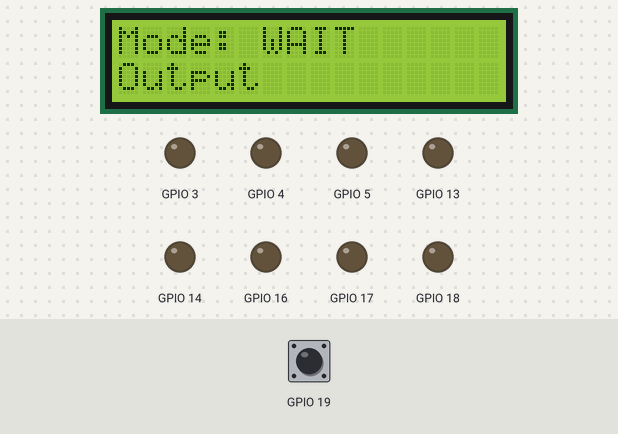
A program run on a simulated ESP32. On the bench: 16×2 character LCD, output pins drawn as LEDs (lit = HIGH). The inputs (shaded band) are chosen by the test bench; at power-on: GPIO 19 HIGH. What the program prints to the serial monitor is not drawn.

Above: at 5.3 s.
5.4 s: GPIO 19 pulled LOW for 0.15 s
At 6.5 s:
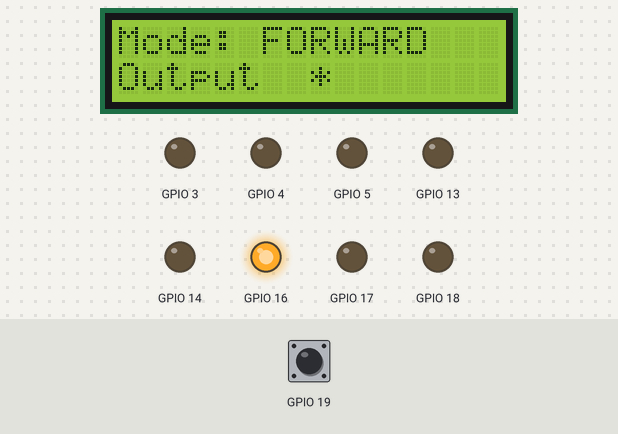
8.5 s: GPIO 19 pulled LOW for 0.15 s
At 9.5 s:
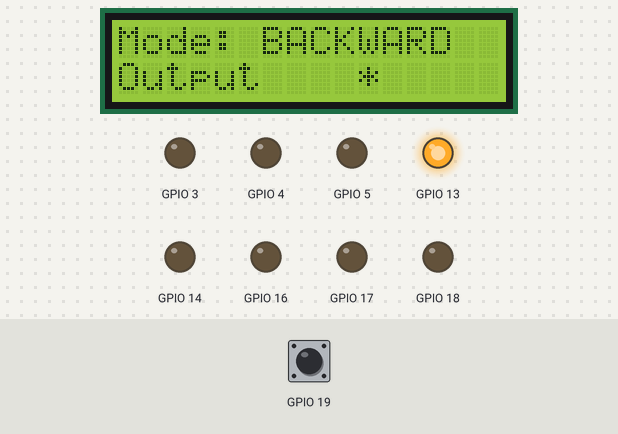
11.6 s: GPIO 19 pulled LOW for 0.15 s
At 12.29 s:
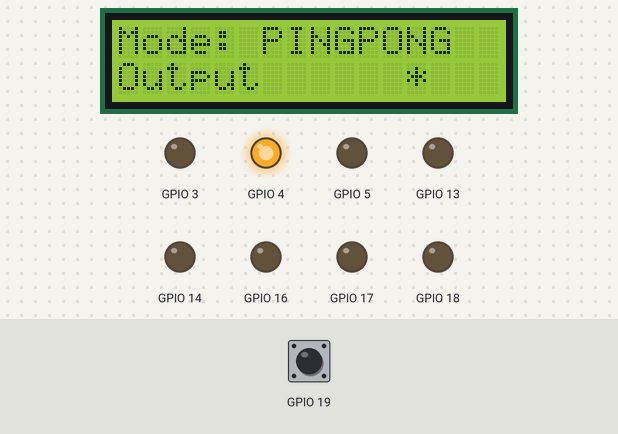
12.3 s: GPIO 19 pulsed LOW 5 times (0.12 s each, 0.3 s apart)
At 14.5 s:
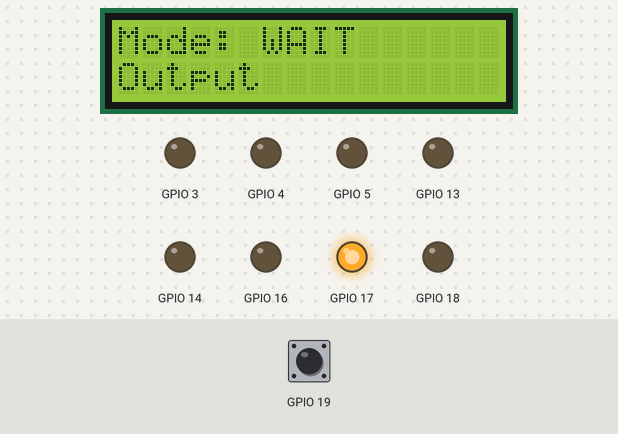
15.3 s: GPIO 19 pulled LOW for 0.15 s
At 18.3 s:
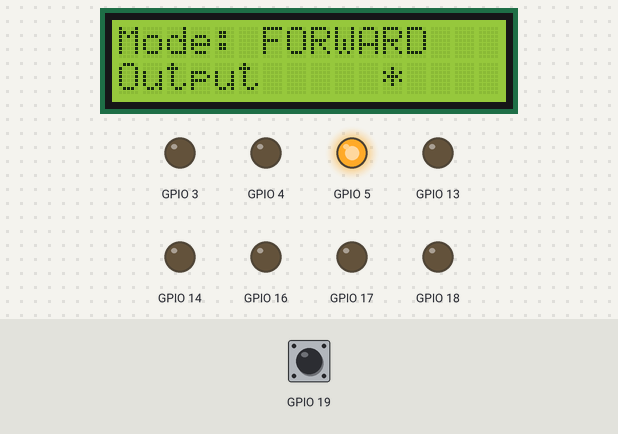
18.4 s: GPIO 19 pulled LOW for 1 s
At 20.8 s:
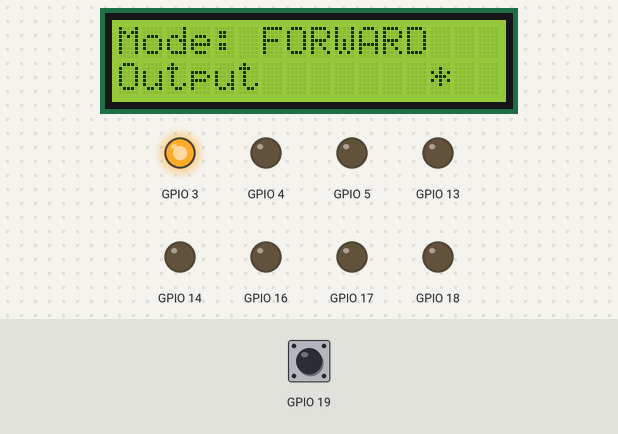
Timing chart, 0 to 23.4 s (numbered marks = the images above; inputs shaded):
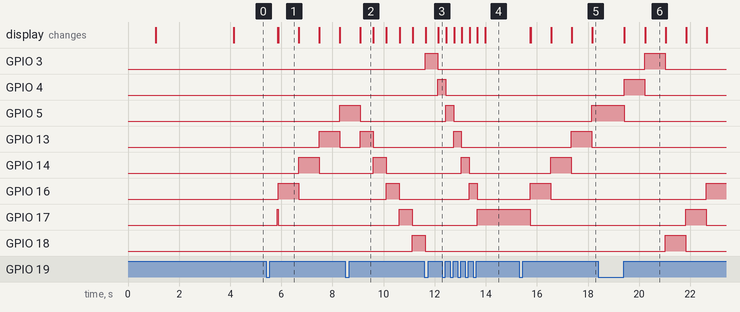

Measured:
- after the input at 5.4 s, GPIO 5: LOW → HIGH after 2.9 s; GPIO 13: LOW → HIGH after 2.1 s, → LOW 0.80 s later; GPIO 14: LOW → HIGH after 1.3 s, → LOW 0.80 s later; GPIO 16: LOW → HIGH after 0.47 s, → LOW 0.80 s later; GPIO 17: LOW → HIGH after 0.45 s, → LOW 0.03 s later; the display: first changes after 0.46 s (image 1 shows a later state)
- after the input at 8.5 s, GPIO 3: stays LOW (without the input it goes to HIGH after 1.4 s); GPIO 4: stays LOW (without the input it goes to HIGH after 0.58 s)
- after the input at 11.6 s, the display: first differs from a run without the input after 0.54 s (image 3)
- after the input at 12.3 s, GPIO 13: goes on until 13.0 s, then stays LOW; GPIO 14: goes on until 13.4 s, then stays LOW; GPIO 16: goes on until 13.7 s, then stays LOW; GPIO 17: goes on until 13.7 s, then stays HIGH; the display: first differs from a run without the input after 1.7 s (image 4)
- after the input at 15.3 s, GPIO 5: LOW → HIGH after 2.9 s; GPIO 13: LOW → HIGH after 2.0 s, → LOW 0.80 s later; GPIO 14: LOW → HIGH after 1.2 s, → LOW 0.80 s later; GPIO 16: LOW → HIGH after 0.45 s, → LOW 0.80 s later; GPIO 17: HIGH → LOW after 0.45 s; the display: first changes after 0.44 s (image 5 shows a later state)
- after the input at 18.4 s, GPIO 5: HIGH → LOW after 1.0 s instead of 0.55 s; GPIO 14: stays LOW (without the input it goes to HIGH after 4.6 s)
- what the display in image 1 shows lasts 0.8 s, from 5.9 s to 6.7 s

The program:

main.cpp
```cpp
#include "bubi.hpp"
//  I2C + LCD configuration
const uint8_t I2C_Addr 			= 0x27;             											// I2C Adresse
const uint8_t LCD_cols 			= 16;               											// LCD Spalten
const uint8_t LCD_rows 			= 2;                											// LCD Zeilen


const rock_t rock = {																									// globale Konstanten
	.leds 			= { GPIO_NUM_18, GPIO_NUM_3, GPIO_NUM_4, GPIO_NUM_5, GPIO_NUM_13, GPIO_NUM_14, GPIO_NUM_16, GPIO_NUM_17 },
	.btn 				= GPIO_NUM_19,
	.lcdData		= { I2C_Addr, LCD_cols, LCD_rows },
	.longPress 	=	400,
	.prMax 			= 4,
	.hold 			= { 20, 800, 500, 300 },
	.msg 				= { "WAIT     ", "FORWARD ", "BACKWARD", "PINGPONG" }
};

config_t co = {																												// globale Variable - wird in den Klassen als Referenz übergeben
	.mode 			= STAY,
	.ltClick 		= 0,
	.output 		= 0,
	.outstr			= NULL,
	.refresh		= true,
	.click 			= NOCLICK,
	.rPtr 			= &rock
};

Button button(co);  																									// Button-Objekt mit Referenz auf Konfigurationsstruktur
Handler handler(co);  																								// Handler-Objekt mit Referenz auf Konfigurationsstruktur
Show show(co);                                          							// Show-Objekt mit Referenz auf Konfigurationsstruktur
Lcd lcd(co);																													// LCD-Objekt mit Referenz auf Konfigurationsstruktur


void init(config_t &rg) {																							// Alle Pins initialisieren, wird in setup() aufgerufen
	pinMode(rg.rPtr->btn, INPUT_PULLUP);
	for(uint8_t i = 0; i < 8; i++) {
		pinMode(rg.rPtr->leds[i], OUTPUT);
		digitalWrite(rg.rPtr->leds[i], LOW);
	}
	rg.outstr = (char*) malloc(9 * sizeof(char));  											// Speicher für die Binärdarstellung des Musters reservieren
	if(rg.outstr == NULL) {
		Serial.println("Fehler: Kein Speicher verfügbar!");
		while(1);  																												// Endlosschleife, wenn kein Speicher verfügbar ist
	}
	rg.outstr[8] = '\0';  																							// Nullterminator für die String-Ausgabe
}

void setup() {
	Serial.begin(115200);
	delay(1000);  																											// Warte auf Serial-Monitor
	Serial.println("\nBubi gestartet.\nAktueller Modus: " + String(rock.msg[co.mode]));
	init(co);
	lcd.init();																												  // Initialisierung LCD und Anzeige der Startinformationen
}

void loop() {
	static uint32_t nextTime = 0;
	if(millis() > nextTime) {
		nextTime = millis() + co.rPtr->hold[co.mode];  										// Aktualisierungsintervall entsprechend des aktuellen Modus setzen
		co.refresh = true;  																							// Update-Flag setzen, damit die Anzeige aktualisiert wird
	}
	button.update();
	handler.update();
	show.update();
	lcd.update();
	co.refresh = false;  																								// Update-Flag zurücksetzen, um unnötige Updates zu vermeiden
	delay(10);  																												// Kurze Pause, um CPU-Last zu reduzieren
}
```

bubi.hpp
```cpp
#ifndef BUBI_HPP
#define BUBI_HPP
#include <Arduino.h>
#include <LiquidCrystal_I2C.h>

const char BUBI_NAME[] 		= "Application Bubi";  											// Application name for LCD display
const char BUBI_VERSION[] = "Version 3.0.0";  												// Application version


// Typdefinitionen
typedef LiquidCrystal_I2C 													lcd_t;						// Verwendung von LiquidCrystal_I2C als lcd_t für die LCD-Instanz
typedef enum { NOCLICK = 0, SHORTCLICK, LONGCLICK } clickType_t;			// Klick-Status als Enumeration
typedef enum { STAY = 0, FORWARD, BACKWARD, PING } 	modeType_t;				// Programm-Modi als Enumeration


typedef struct {																											// Globale Konstantenstruktur
	const uint8_t		leds[8];																						// LED-Pins
	const uint8_t		btn;																								// Button-Pin
	const uint8_t		lcdData[3];																					// LCD I2C Adresse
	const uint16_t	longPress;																					// Zeit in ms, die für einen Longclick benötigt wird
	const uint8_t 	prMax;																							// Anzahl der Pattern
	const uint16_t 	hold[4];																						// Pausen zwischen den Mustern in ms
	const char 			*msg[4];																						// Ausgabe der Modus-Namen im Serial-Monitor
} rock_t;

typedef struct {																											// Globale Variable für die Konfiguration
	modeType_t 			mode;																								// aktueller Modus
	uint8_t 				ltClick; 																						// Anzahl der Longclicks
	uint8_t 				output;																							// aktuelles Ausgangsmuster
	char 						*outstr;																						// Ausgabe des Musters als String für die Anzeige
	boolean 				refresh;																						// Update-Flag für die Anzeige
	clickType_t 		click;																							// Click-Status
	const rock_t 		*rPtr;																							// Zeiger auf die globale Konstantenstruktur
} config_t;

// Klassendefinitionen
class Button {																												// Input: Click, Output: Click-Status
	private:
		config_t &rg;
	public:
		Button(config_t &rg) : rg(rg) {};
		void update();
};

class Handler {																												// Input: Click-Status, Output: Modus, Longclick-Zähler, Ausgangsmuster
	private:
		config_t &rg;
		void shortClick();
		void shortLoop();
		void longClick();
		void rol();
		void ror();
		void ping();
	public:
		Handler(config_t &rg) : rg(rg) {}
		void update();
};

class Show {																													// Input: Ausgangsmuster, Output: LED-Zustand
	private:
		config_t &rg;
	public:
		Show(config_t &rg) : rg(rg)  {}
		void update();
};

class Lcd {																														// LCD-Klasse, Input: Modus, Ausgangsmuster, Output: LCD-Anzeige
	private:
		config_t &rg;
		lcd_t lcd;
	public:
		Lcd(config_t &rg) : rg(rg), lcd(rg.rPtr->lcdData[0], rg.rPtr->lcdData[1], rg.rPtr->lcdData[2]) {}
 		void init();
		void update();
};

// Implementierung der Methoden

void Button::update() {
	static uint32_t nextTime = 0;
	static bool busy = false;
	if(busy) {
		if(millis() < nextTime) return;
		uint8_t c1 = digitalRead(rg.rPtr->btn);
		rg.click = (c1 == LOW) ? LONGCLICK : SHORTCLICK;
		while(digitalRead(rg.rPtr->btn) == LOW);  												// Warte auf Loslassen
		busy = false;
	} else {
		uint8_t c0 = digitalRead(rg.rPtr->btn);
		if(c0 == LOW) {
			busy = true;
			nextTime = millis() + rg.rPtr->longPress;  											// Warte auf möglichen Longclick
			delay(10);  																										// Entprellzeit
		}
		rg.click = NOCLICK;
	}
}

void Handler::shortClick() {
	uint8_t temp = rg.mode + 1;
	temp %= rg.rPtr->prMax;  																						// Modulo-Operation, um innerhalb der Anzahl der Pattern zu bleiben
	Serial.println("Aktueller Modus: " + String(rg.rPtr->msg[temp]));  	// Ausgabe des neuen Modus im Serial-Monitor
	rg.mode = static_cast<modeType_t>(temp);  													// Modulo-Ergebnis in Modus-Enumeration umwandeln
	rg.click = NOCLICK;
}

void Handler::shortLoop() {
	if(rg.refresh) {																										// Handler für die Muster, der in jedem refresh aufgerufen wird.
		switch (rg.mode) {
			case STAY: rg.output = 0; break;
			case FORWARD:  ror(); break;
			case BACKWARD: rol(); break;
			case PING: ping(); break;
		}
		for(uint8_t i = 0; i < 8; i++) {
			rg.outstr[7 - i] = (rg.output & (0x01 << i)) ? '\x2A' : '\x20'; // Fülle den Puffer mit '*' oder ' ' entsprechend den Bits des Musters
		}

	}
}

void Handler::longClick() {
	uint8_t temp = rg.ltClick + 1;  																		// Longclick incrementieren
	Serial.println("Long-Click: " + String(temp));											// um delay zu vermeiden, wird der Zähler inkrementiert und nicht direkt im Handler
	rg.ltClick = temp;  																								// Longclick-Zähler zurücksetzen
	rg.click = NOCLICK;
}

void Handler::update() {
	switch (rg.click) {
		case NOCLICK: break;
		case SHORTCLICK: shortClick(); break;
		case LONGCLICK: longClick(); break;
	}
	shortLoop();
}

void Handler::rol() {																									// Verschiebt alle Bits um eine Position nach links
	rg.output = (rg.output << 1); if(!rg.output) rg.output = 0b00000001;
}

void Handler::ror() {																									// Verschiebt alle Bits um eine Position nach rechts
	rg.output = (rg.output >> 1); if(!rg.output) rg.output = 0b10000000;
}

void Handler::ping() {																								// Schiebt die 1 von links nach rechts und zurück, bis das Muster wieder am Anfang ist
	typedef enum { LEFT, RIGHT } direction_t;
	static direction_t dir = LEFT;
	switch (dir) {
		case LEFT: 	if(rg.output == 0b10000000) dir = RIGHT; else rg.output = (rg.output << 1); break;
		case RIGHT: if(rg.output == 0b00000001) dir = LEFT; else rg.output = (rg.output >> 1); break;
	}
}

void Show::update() {
	if(rg.refresh && rg.output != 0) {																	// LED-Update, wenn das Refresh-Flag gesetzt ist und das Ausgangsmuster nicht 0 ist
		uint8_t dat = rg.output;
 		for(uint8_t i = 0; i < 8; i++) {
			digitalWrite(rg.rPtr->leds[i], (dat >> i) & 0x01);
		}
		Serial.println(rg.outstr);
	}
}

void Lcd::init() {
	lcd.init();  																												// LCD initialisieren
	lcd.backlight();  																									// Hintergrundbeleuchtung einschalten
	lcd.clear();  																											// LCD löschen
	lcd.setCursor(0, 0);
	lcd.print(BUBI_NAME);																								// Print application name on the first row
	lcd.setCursor(0, 1);
	lcd.print(BUBI_VERSION);																						// Print application version on the second row
	delay(3000);  																											// Warte 3 Sekunden, damit die Informationen gelesen werden können
	lcd.clear();  																											// LCD löschen für die Anzeige der Modus-Information
	lcd.setCursor(0, 0);
	lcd.print("Mode: ");  																							// Print current mode on the first row
	lcd.setCursor(6, 0);
	lcd.print(rg.rPtr->msg[rg.mode]);
	lcd.setCursor(0, 1);
	lcd.print("Output -");  																						// Print initial output pattern in binary on the second row
}

void Lcd::update() {
	if(rg.refresh) {																										// LCD-Update, wenn das Refresh-Flag gesetzt ist
		lcd.setCursor(6, 0);
		lcd.print(rg.rPtr->msg[rg.mode]);
		lcd.setCursor(7, 1);
 		lcd.print(rg.outstr);
	}
}

#endif	// BINGO_HPP
```
